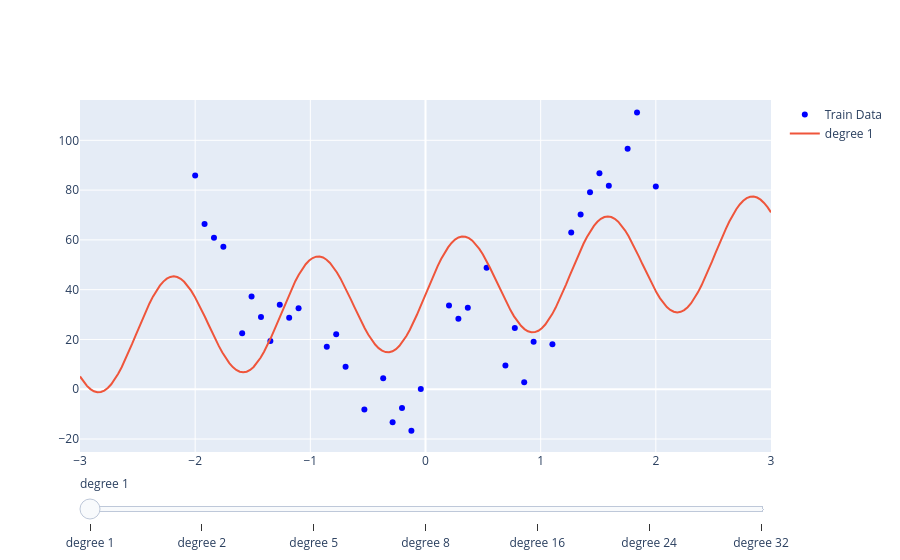

Notebook cell for this chart:
### Markdown cell above
#### Visualize the various models

The following code is a bit complicated but essentially makes an interactive visualization of the various models.

### Code cell
# Make the x values where plot points will be generated
X_plt = np.linspace(np.min(X)-1, np.max(X)+1, 200)

# Generate the Plotly line objects by predicting the value at each X_plt
lines = []
for k in sorted(models.keys()):
    ytmp = models[k].predict(poly_phi(k)(X_plt))
    # Plotting software fails with large numbers
    ytmp[ytmp > 500] = 500
    ytmp[ytmp < -500] = -500
    lines.append(
        go.Scatter(name="degree "+ str(k), x=X_plt,
                   y = ytmp,visible=False))

# Construct steps for the interactive slider
lines[0].visible=True
steps = []
for i in range(len(lines)):
    step = dict(
        label = lines[i]['name'],
        method = 'restyle',
        args = ['visible', [False] * (len(lines)+1)],
    )
    step['args'][1][0] = True
    step['args'][1][i+1] = True # Toggle i'th trace to "visible"
    steps.append(step)

# Build the slider object
sliders = [dict(active = 0, pad = {"t": 20}, steps = steps)]

# render the plot
layout = go.Layout(xaxis=dict(range=[np.min(X_plt), np.max(X_plt)]), 
                   yaxis=dict(range=[np.min(Y) -5 , np.max(Y)+5]),
                   sliders=sliders)
iplot(go.Figure(data = [train_points] + lines, layout=layout), filename="poly_curve_comparison")

### Figure 1 — Plotly figure (JSON) as saved in the notebook; plotly's stock layout.template omitted (floating-point values rounded to 4 significant figures; data arrays with more than 128 entries replaced by an {"elided": "..."} marker saying what was removed)
{"data": [{"marker": {"color": "blue", "symbol": 0}, "mode": "markers", "name": "Train Data", "type": "scatter", "x": [-1.347, -1.755, -1.51, 1.347, 1.755, 1.837, -0.7755, -1.265, -0.6939, -0.04082, 0.7755, 0.5306, -2.0, 1.592, 0.2041, 0.6939, -1.592, 0.3673, -1.102, 0.9388, -1.918, -0.2857, -1.837, 1.51, 0.8571, -0.1224, 1.265, -1.184, -0.2041, -0.5306, 2.0, -0.3673, -1.429, 1.429, -0.8571, 0.2857, 1.102], "y": [19.39, 57.19, 37.22, 70.19, 96.64, 111.2, 22.08, 33.93, 9.001, 0.128, 24.58, 48.85, 85.85, 81.7, 33.68, 9.552, 22.53, 32.75, 32.58, 19.11, 66.36, -13.28, 60.81, 86.79, 2.85, -16.67, 62.92, 28.69, -7.579, -8.142, 81.49, 4.385, 29.05, 79.1, 17.08, 28.28, 18.06]}, {"name": "degree 1", "type": "scatter", "visible": true, "x": {"elided": "200 float values"}, "y": {"elided": "200 float values"}}, {"name": "degree 2", "type": "scatter", "visible": false, "x": {"elided": "200 float values"}, "y": {"elided": "200 float values"}}, {"name": "degree 5", "type": "scatter", "visible": false, "x": {"elided": "200 float values"}, "y": {"elided": "200 float values"}}, {"name": "degree 8", "type": "scatter", "visible": false, "x": {"elided": "200 float values"}, "y": {"elided": "200 float values"}}, {"name": "degree 16", "type": "scatter", "visible": false, "x": {"elided": "200 float values"}, "y": {"elided": "200 float values"}}, {"name": "degree 24", "type": "scatter", "visible": false, "x": {"elided": "200 float values"}, "y": {"elided": "200 float values"}}, {"name": "degree 32", "type": "scatter", "visible": false, "x": {"elided": "200 float values"}, "y": {"elided": "200 float values"}}], "layout": {"sliders": [{"active": 0, "pad": {"t": 20}, "steps": [{"args": ["visible", [true, true, false, false, false, false, false, false]], "label": "degree 1", "method": "restyle"}, {"args": ["visible", [true, false, true, false, false, false, false, false]], "label": "degree 2", "method": "restyle"}, {"args": ["visible", [true, false, false, true, false, false, false, false]], "label": "degree 5", "method": "restyle"}, {"args": ["visible", [true, false, false, false, true, false, false, false]], "label": "degree 8", "method": "restyle"}, {"args": ["visible", [true, false, false, false, false, true, false, false]], "label": "degree 16", "method": "restyle"}, {"args": ["visible", [true, false, false, false, false, false, true, false]], "label": "degree 24", "method": "restyle"}, {"args": ["visible", [true, false, false, false, false, false, false, true]], "label": "degree 32", "method": "restyle"}]}], "xaxis": {"range": [-3, 3]}, "yaxis": {"range": [-25.21, 116.2]}}}
